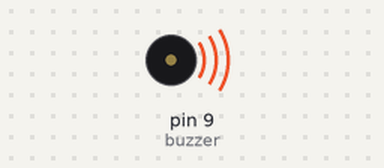
A sketch run on a simulated Arduino Uno, built with avr-gcc and run on an emulated ATmega328P. On the bench: buzzer (waves = sounding).

Above: at 0.18 s.
At 9.13 s:
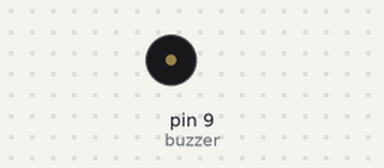
Timing chart, 0 to 9.4 s (numbered marks = the images above):
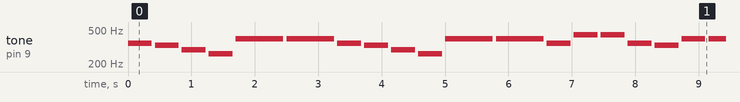

Measured:
- by itself, tone on pin 9 (buzzer): plays 351 Hz for 0.38 s, 331 Hz for 0.38 s, 295 Hz for 0.38 s, 263 Hz for 0.38 s, 394 Hz for 0.75 s, 394 Hz for 0.75 s … (237 notes in this stretch)

The sketch:

RussianSong.ino
```cpp
int starting = 263;
int buzzer = 9;

void setup() {
  pinMode(buzzer, OUTPUT);
}

struct Tuple {
  long note;
  long duration;
};
// #sshiit must be a constant :()
const int song_length = 26;
Tuple song[song_length] = {
  {5, 375}, {4, 375}, {2, 375}, {0, 375},
  {7, 750}, {7, 750},
  {5, 375}, {4, 375}, {2, 375}, {0, 375},
  {7, 750}, {7, 750},
  {5, 375}, {9, 375}, {9, 375}, {5, 375},
  {4, 375}, {7, 375}, {7, 375}, {4, 375},
  {2, 375}, {4, 375}, {5, 375}, {2, 375},
  {0, 750}, {0, 750}
};

// Play note for the duration time.
void play(int note, int time) {
    tone(buzzer, starting * pow(2.0, (double)note / 12.0));
    delay(time);
    noTone(buzzer);
    delay(50);
}

void loop() {
  for(int n = 0; n < song_length; n++) {
    play(song[n].note, song[n].duration);
  }delay(1000);
}
```
